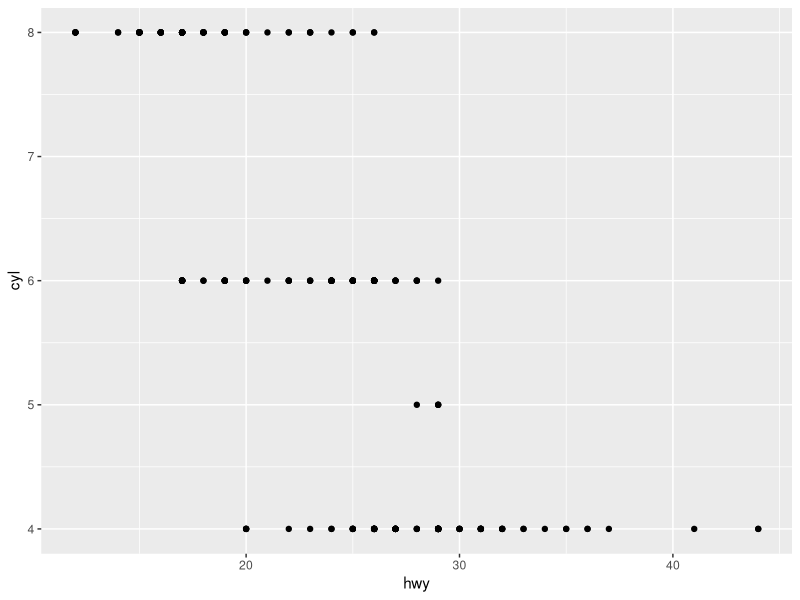
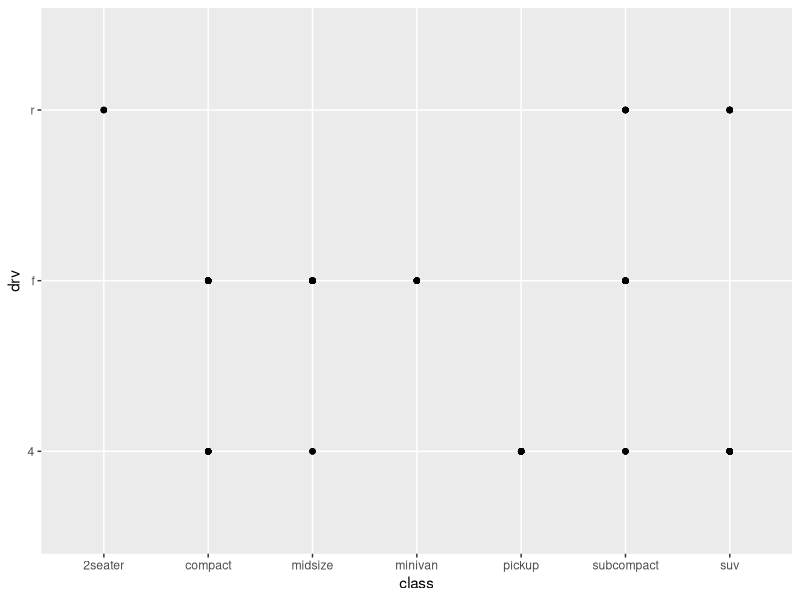
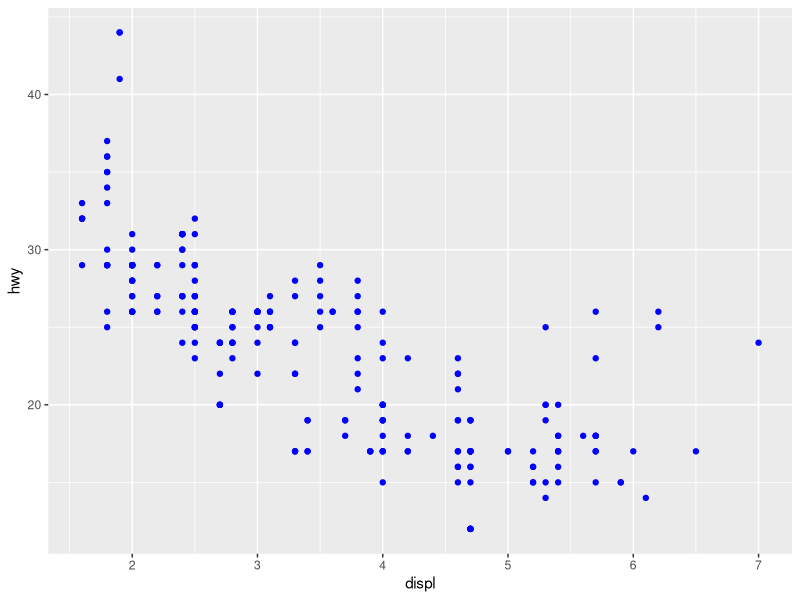
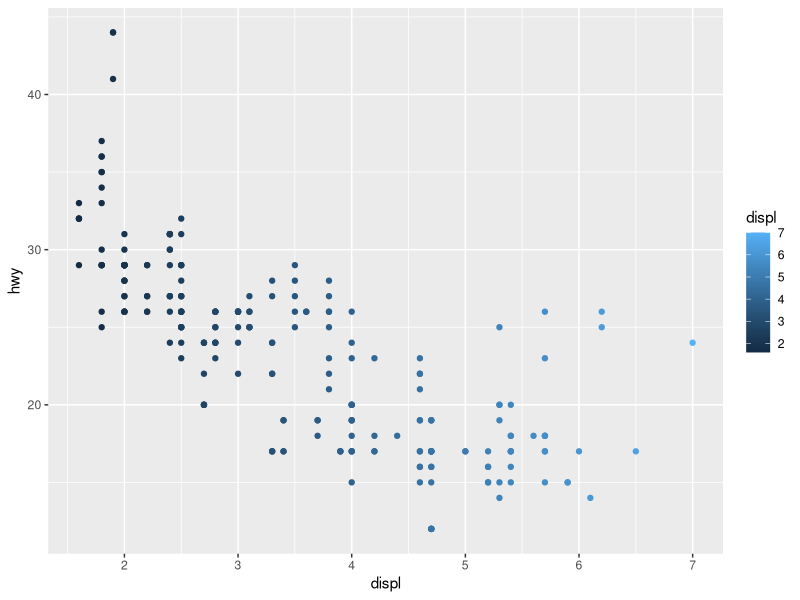
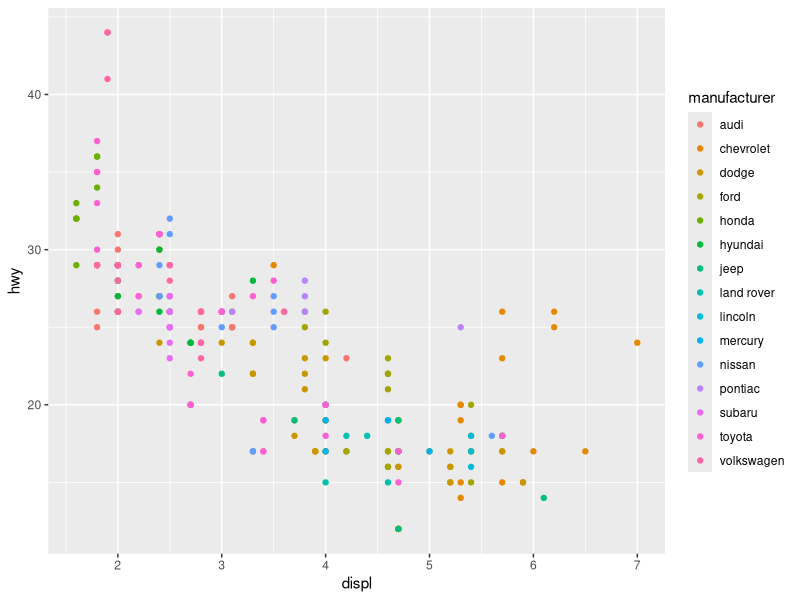
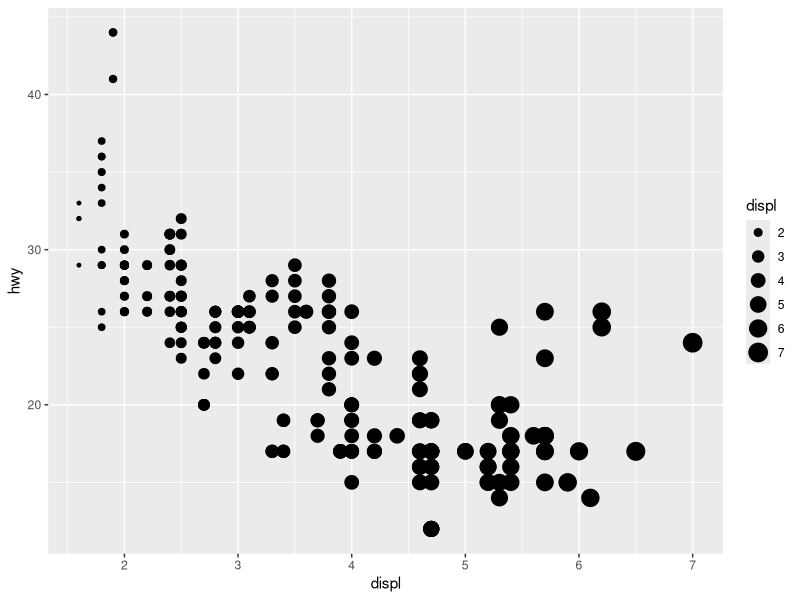
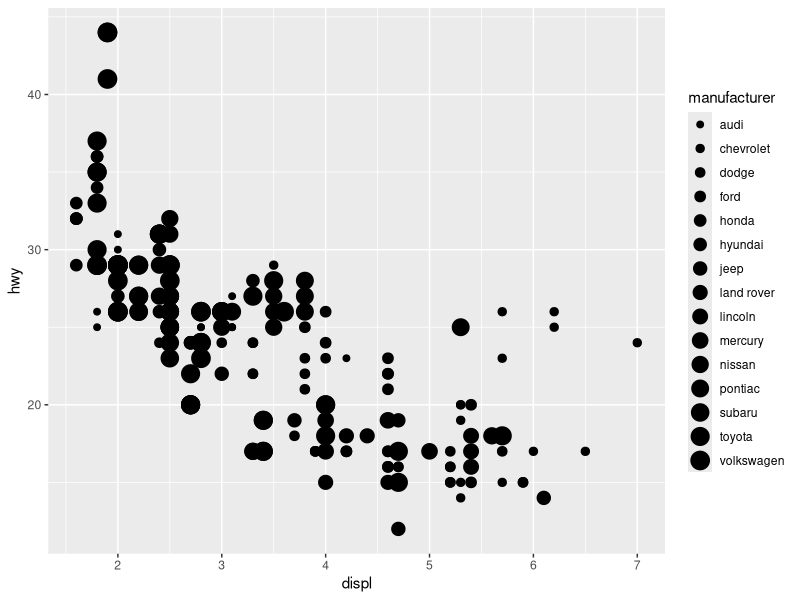

The R source for these figures, in order: (Note: this script raises an error after producing the figures.)
# 1. Data visualization with ggplot 2

# Cargamos paquetes

library("tidyverse")


########################
#        Intro         #
########################

# 1.1 Run ggplot(data = mpg). What do you see?

# Nothing

# 1.2 How many rows are in mtcars? How many columns? 

glimpse(mpg)

# 234 rows and 11 columns

# 1.3 What does the drv variable describe? Read the help for ? mp to find out

?mpg

# drv = the type of drive train, where f = front-wheel drive, 
#r = rear wheel drive, 4 = 4wd

# 1.4 Make a scatterplot of hwy versus cyl 

ggplot(data = mpg) +
  
  geom_point(mapping = aes(x = hwy, y = cyl))

# 1.5 What happens if you make a scatterplot of class versus drv?
# Why is the plot not useful?

ggplot(data = mpg) +
  
  geom_point(mapping = aes(x = class, y = drv))

# Both are cualitative variables, therefore, not too much information is shown.

########################
#      Aesthetics      #
########################

# 2.1 What's gone wrong with this code? Why are the points not blue?

# Here is fixed, as blue is not a variable, it goes outside the parenthesis. 

ggplot(data = mpg) +
  
  geom_point(
    
    mapping = aes(x = displ, y = hwy), color = "blue")

# 2.2 Which variables in mpg are categorical? Which variables are continuous? 
# How can you see this information when you run mpg? 

glimpse(mpg)

# 2.3 Map a continuous variable to color, size and shape. How do these aesthetics behave
# differently for categorical versus continuous variables? 

# Continuous 
# Color

ggplot(data = mpg) +
  
  geom_point(
    
    mapping = aes(x = displ, y = hwy, color = displ))

ggplot(data = mpg) +
  
  geom_point(
    
    mapping = aes(x = displ, y = hwy, color = manufacturer))

# Continuous variables have a wider espectrum of values, and therefore a 
# wider spectrum of colours, categorical have a limited number of colours. 

# Size

ggplot(data = mpg) +
  
  geom_point(
    
    mapping = aes(x = displ, y = hwy, size = displ))

ggplot(data = mpg) +
  
  geom_point(
    
    mapping = aes(x = displ, y = hwy, size = manufacturer))

# When it comes to size, it makes no sense to employ it with categorical variables, 
# as it shows no relevant information. 

ggplot(data = mpg) +
  
  geom_point(
    
    mapping = aes(x = displ, y = hwy, shape = displ))

ggplot(data = mpg) +
  
  geom_point(
    
    mapping = aes(x = displ, y = hwy, shape = manufacturer))

# A continuous variable can not be mapped to shape. Shapes are limited to 6 values. 

# 2.4 What happens if you map the same variable to multiple aesthetics? 

ggplot(data = mpg) +
  
  geom_point(
    
    mapping = aes(x = displ, y = hwy, color = displ, size = displ))

# Both work as you use it properly. 

# 2.5 What does the stroke aesthetic do? What shapes does it work with? 

ggplot(data = mpg) +
  
  geom_point(
    
    mapping = aes(x = displ, y = hwy, colour = displ, stroke = displ))

# stroke adjusts the thickness of the border for shapes that can take on different
# colors both inside and outside. It only works for shapes 21-24.

# 2.6 What happens if you map an aesthetic to something other than a variable name, 
# like aes(color = displ < 5)? 

ggplot(data = mpg) +
  
  geom_point(
    
    mapping = aes(x = displ, y = hwy, colour = displ < 5))

# We get a False / True graph, as conditional values can be provided but employing 
# other code. 

########################
#        Facets        #
########################

# 3.1 What happens if you facet on a continuous variable? 

ggplot(data = mpg) +
  
  geom_point(mapping = aes(x = displ, y = hwy)) +
  
  facet_wrap(~ displ)

# Many facets appear! Crazy!

# 3.2 What do the empty cells in a plot with facet_grid(drv ~ cyl) mean?
# How do they relate to this plot? 

ggplot(data = mpg) +
  
  geom_point(mapping = aes(x = drv, y = cyl)) +
  
  facet_grid(drv ~ cyl)

ggplot(data = mpg) +
  
  geom_point(mapping = aes(x = drv, y = cyl))

# The empty cells (facets) in this plot are combinations of drv and cyl 
# that have no observations. These are the same locations in the scatter 
# plot of drv and cyl that have no points.

# 3.3 What plots does the following code make? What does . do? 



# 3.4 Take the first faceted plot in this section. 
# What are the advantages o using faceting instead of the color
# aesthetic? What are the disadvantages? How might the balance change if you 
# had a larger dataset? 

# 3.5 Read ?facet_wrap. What does nrow do? What does ncol do? 
#   What other options control the layout of the individual panels? 
#   Why doesn't facet grid have nrow and ncol variables? 

# 3.6 When using facet_grid() you should usually put 
#     the variable with more unique levels in the columns. Why?

  